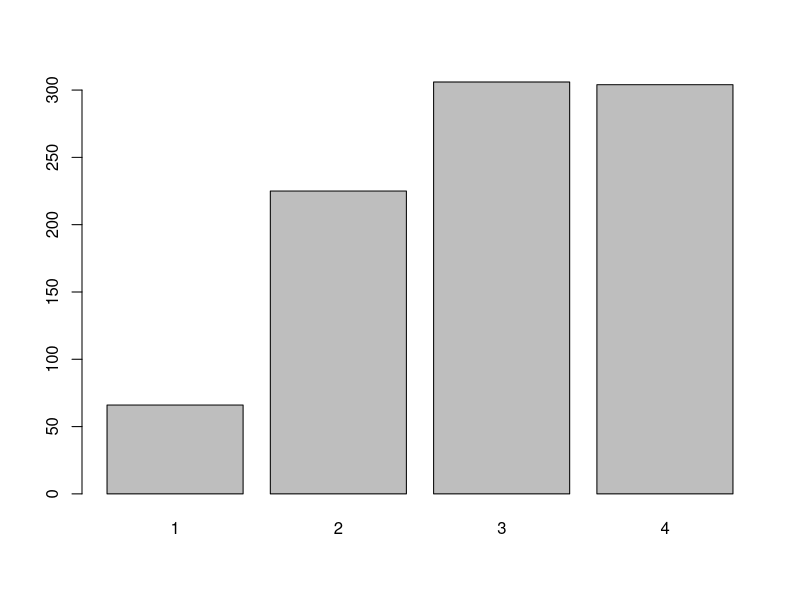
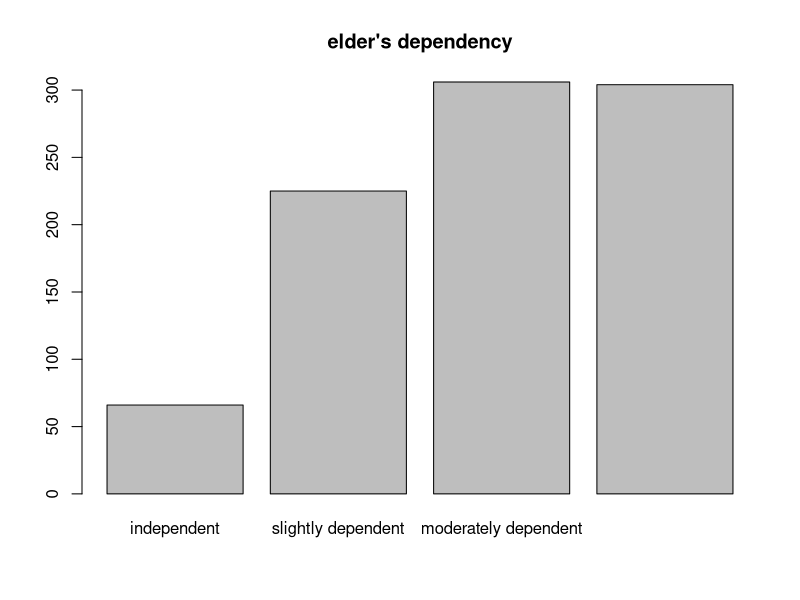

Write R code to recreate these figures, in order.
library(sjlabelled)


### Name: get_labels
### Title: Retrieve value labels of labelled data
### Aliases: get_labels

### ** Examples

# import SPSS data set
# mydat <- read_spss("my_spss_data.sav")

# retrieve variable labels
# mydat.var <- get_label(mydat)

# retrieve value labels
# mydat.val <- get_labels(mydat)

data(efc)
get_labels(efc$e42dep)

# simple barplot
barplot(table(efc$e42dep))
# get value labels to annotate barplot
barplot(table(efc$e42dep),
        names.arg = get_labels(efc$e42dep),
        main = get_label(efc$e42dep))

# include associated values
get_labels(efc$e42dep, values = "as.name")

# include associated values
get_labels(efc$e42dep, values = "as.prefix")

# get labels from multiple variables
get_labels(list(efc$e42dep, efc$e16sex, efc$e15relat))


# create a dummy factor
f1 <- factor(c("hi", "low", "mid"))
# search for label attributes only
get_labels(f1, attr.only = TRUE)
# search for factor levels as well
get_labels(f1)

# same for character vectors
c1 <- c("higher", "lower", "mid")
# search for label attributes only
get_labels(c1, attr.only = TRUE)
# search for string values as well
get_labels(c1)


# create vector
x <- c(1, 2, 3, 2, 4, NA)
# add less labels than values
x <- set_labels(x, labels = c("yes", "maybe", "no"), force.values = FALSE)
# get labels for labelled values only
get_labels(x)
# get labels for all values
get_labels(x, non.labelled = TRUE)


# get labels, including tagged NA values
library(haven)
x <- labelled(c(1:3, tagged_na("a", "c", "z"), 4:1),
              c("Agreement" = 1, "Disagreement" = 4, "First" = tagged_na("c"),
                "Refused" = tagged_na("a"), "Not home" = tagged_na("z")))
# get current NA values
x
get_labels(x, values = "n", drop.na = FALSE)


# create vector with unused labels
data(efc)
efc$e42dep <- set_labels(
  efc$e42dep,
  labels = c("independent" = 1, "dependent" = 4, "not used" = 5)
)
get_labels(efc$e42dep)
get_labels(efc$e42dep, drop.unused = TRUE)
get_labels(efc$e42dep, non.labelled = TRUE, drop.unused = TRUE)
